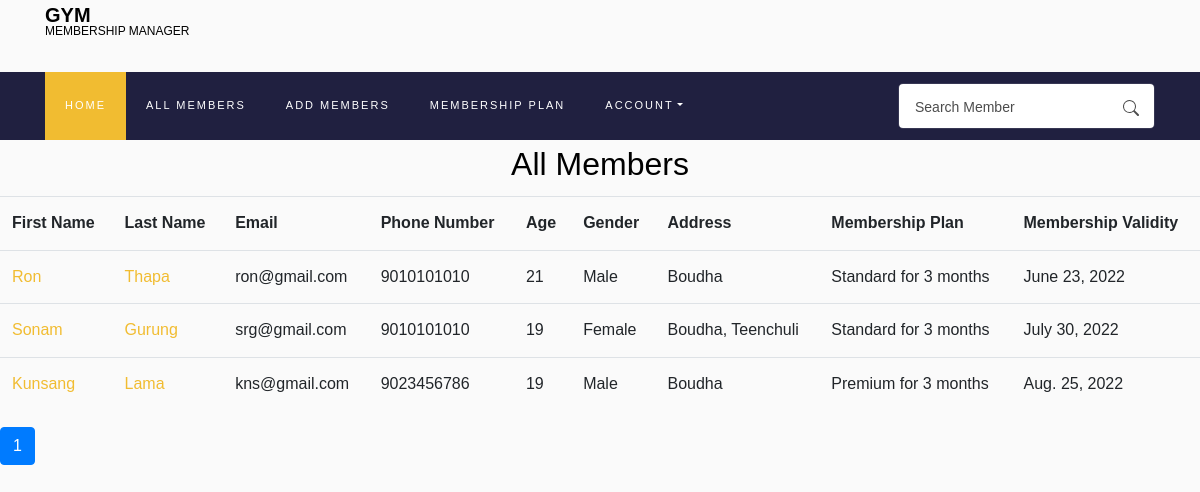
Page /all-members (signed in) on the committed database.
### Membership/models.py (models this page shows, shortened)
class Members(models.Model):
    gym_owner = models.ForeignKey(
        User, on_delete=models.CASCADE, related_name='gym_owner', default=None)
    first_name = models.CharField(max_length=100, blank=False)
    last_name = models.CharField(max_length=100, blank=False)
    email = models.EmailField(max_length=100, blank=False)
    age = models.IntegerField(blank=False)
    gender = models.CharField(max_length=10, blank=False)
    phone_number = models.CharField(max_length=20, blank=False)
    address = models.CharField(max_length=100, blank=False)
    membership = models.ForeignKey(
        Membership, on_delete=models.CASCADE, related_name='membership')
    validity = models.DateField()

class Membership(models.Model):
    user = models.ForeignKey(
        User, on_delete=models.CASCADE, related_name='owner')
    membership_type = models.CharField(max_length=100, blank=False)
    membership_price = models.IntegerField(blank=False)
    membership_duration = models.CharField(max_length=20, blank=False)
    def __str__(self):
        return f"{self.membership_type} for {self.membership_duration}"

### Membership/views.py (the view)
# urls.py: path("all-members",views.all_members, name='all-members'),
def all_members(request):
    members = Members.objects.filter(
        gym_owner=request.user).order_by('validity').all()
    paginator = Paginator(members, 10)
    page_num = request.GET.get('page')
    page_obj = paginator.get_page(page_num)
    return render(request, 'Membership/all-members.html', {
        'page_obj': page_obj,
        'form': SearchForm()
    })

### Membership/forms.py
class SearchForm(forms.Form):
    search = forms.CharField(label='',max_length=100,widget=forms.TextInput(attrs={
        'class':'form-control pl-3',
        'placeholder': 'Search Member',
    }))

### Membership/utils.py (called while the page is built)
def inject_form(request):
    return {'searchform': SearchForm()}

### Membership/templates/Membership/all-members.html (shortened to what this page needs)
{% extends "Membership/layout.html" %}
{% block body %}
<h2 style="text-align: center;">All Members</h2>
<table class="table table-hover">
    <tr>
        <th>First Name</th>
        <th>Last Name</th>
        <th>Email</th>
        <th>Phone Number</th>
        <th>Age</th>
        <th>Gender</th>
        <th>Address</th>
        <th>Membership Plan</th>
        <th>Membership Validity</th>
    </tr>
    {% for member in page_obj %}
    <tr>
        <td> <a href="{% url 'member-detail' member.id%}" style="text-decoration: none;"> {{member.first_name}}</a></td>
     <td> <a href="{% url 'member-detail' member.id%}" style="text-decoration: none;">{{member.last_name}}</a></td>
        <td>{{member.email}}</td>
        <td>{{member.phone_number}}</td>
        <td>{{member.age}}</td>
        <td>{{member.gender}}</td>
        <td>{{member.address}}</td>
        <td>{{member.membership}}</td>
        <td>{{member.validity}}</td>
    </tr>
    {% empty %}
    <p>Member does not exists</p>
    {% endfor %}
</table>
<div class="pagination">
    <ul class="pagination">
        {% for page in page_obj.paginator.page_range %}
        {% if page == page_obj.number %}
        <li class="page-item active">
            <a class="page-link" href="?page={{ page }}">{{ page }} </a>
        </li>
        {% else %}
        <a class="page-link" href="?page={{ page }}">{{ page }}</a>
        {% endif %}
        {% endfor %}
    </ul>
</div>
{% endblock %}

### rows in the picture
Members: first_name "Ron", last_name "Thapa", email "ron@gmail.com", phone_number "9010101010", age "21", gender "Male", address "Boudha", membership "Standard for 3 months", validity "June 23, 2022"
Members: first_name "Sonam", last_name "Gurung", email "srg@gmail.com", phone_number "9010101010", age "19", gender "Female", address "Boudha, Teenchuli", membership "Standard for 3 months", validity "July 30, 2022"
Members: first_name "Kunsang", last_name "Lama", email "kns@gmail.com", phone_number "9023456786", age "19", gender "Male", address "Boudha", membership "Premium for 3 months", validity "Aug. 25, 2022"

### other values in the picture
{{ page }} "1"
